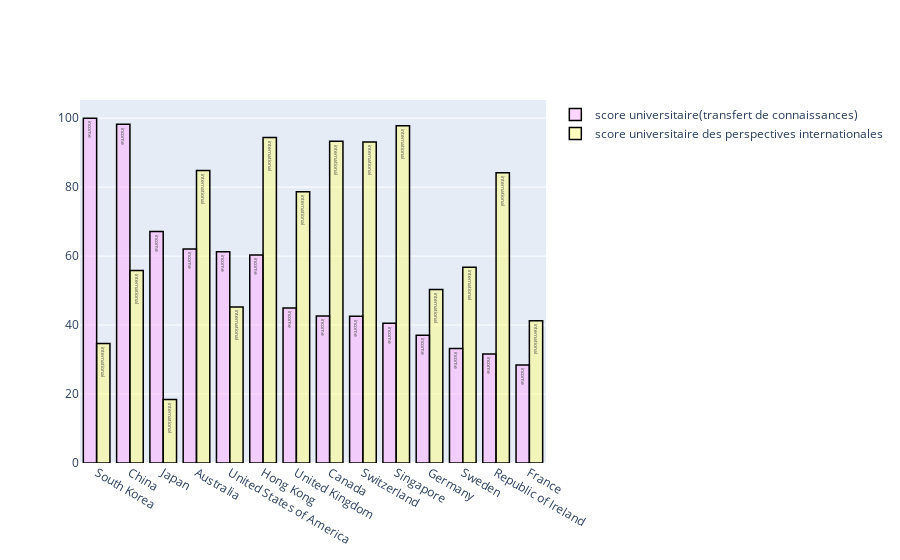

Notebook source saved alongside this figure:
### Code cell
"""
Existe-t-il une corrélation entre le score universitaire pour le transfert technologique (revenu de l'industrie) 
et le score universitaire des perspectives internationales ?
Utiliser un ou plusieurs graphique pour justifier votre réponse.
"""
df1 = timesData.loc[:100,["income", "international", "country"]]

df1.income = [float(each.replace('-', 'NaN')) for each in df1.income]
df1.international = [float(each.replace('-', 'NaN')) for each in df1.international]
df1 = df1.dropna().head(100)
df1 = df1.groupby('country').mean()
df1 = df1.sort_values(by='income', ascending = False)
df1.index
df1.income
print(df1)
import plotly.graph_objs as go

# Création de la première trace 
trace1 = go.Bar(
                x = df1.index,
                y = df1.income,
                name = "score universitaire(transfert de connaissances)",
                marker = dict(color = 'rgba(255, 174, 255, 0.5)',
                             line = dict(color ='rgb(0,0,0)',width =1.5)),
                text = 'income')

# Création de la deuxième trace 
trace2 = go.Bar(
                x = df1.index,
                y = df1.international,
                name = "score universitaire des perspectives internationales",
                marker = dict(color = 'rgba(255, 255, 128, 0.5)',
                              line = dict(color = 'rgb(0,0,0)',width = 1.5)),
                text = 'international')
data = [trace1, trace2]
layout = go.Layout(barmode = "group")
fig = go.Figure(data = data, layout = layout)
iplot(fig)

### Figure 1 — Plotly figure (JSON) as saved in the notebook; plotly's stock layout.template omitted (floating-point values rounded to 4 significant figures)
{"data": [{"marker": {"color": "rgba(255, 174, 255, 0.5)", "line": {"color": "rgb(0,0,0)", "width": 1.5}}, "name": "score universitaire(transfert de connaissances)", "text": "income", "type": "bar", "x": ["South Korea", "China", "Japan", "Australia", "United States of America", "Hong Kong", "United Kingdom", "Canada", "Switzerland", "Singapore", "Germany", "Sweden", "Republic of Ireland", "France"], "y": [100, 98.2, 67.1, 62.07, 61.29, 60.3, 44.98, 42.6, 42.53, 40.5, 37.07, 33.2, 31.6, 28.4]}, {"marker": {"color": "rgba(255, 255, 128, 0.5)", "line": {"color": "rgb(0,0,0)", "width": 1.5}}, "name": "score universitaire des perspectives internationales", "text": "international", "type": "bar", "x": ["South Korea", "China", "Japan", "Australia", "United States of America", "Hong Kong", "United Kingdom", "Canada", "Switzerland", "Singapore", "Germany", "Sweden", "Republic of Ireland", "France"], "y": [34.65, 55.8, 18.4, 84.83, 45.25, 94.4, 78.69, 93.3, 93.07, 97.8, 50.33, 56.8, 84.2, 41.25]}], "layout": {"barmode": "group"}}
